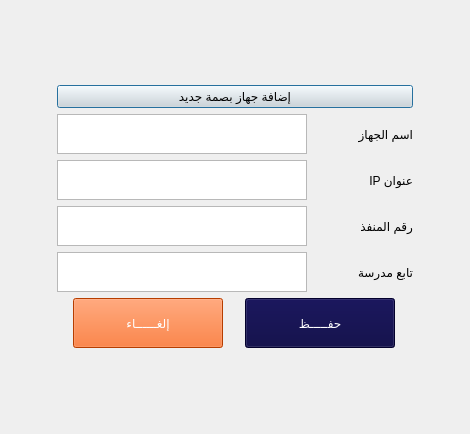
<?xml version="1.0" encoding="UTF-8"?>
<ui version="4.0">
 <class>Dialog</class>
 <widget class="QDialog" name="Dialog">
  <property name="geometry">
   <rect>
    <x>0</x>
    <y>0</y>
    <width>470</width>
    <height>434</height>
   </rect>
  </property>
  <property name="windowTitle">
   <string>Dialog</string>
  </property>
  <layout class="QGridLayout" name="gridLayout">
   <item row="0" column="0">
    <layout class="QVBoxLayout" name="verticalLayout_2">
     <item>
      <widget class="QPushButton" name="pushButton_8">
       <property name="styleSheet">
        <string notr="true">background-color:rgb(223, 221, 220);
color:rgb(0, 0, 0);

font: 18pt &quot;Mohammad Annoktah&quot;;</string>
       </property>
       <property name="text">
        <string>إضافة جهاز بصمة جديد</string>
       </property>
      </widget>
     </item>
     <item>
      <layout class="QVBoxLayout" name="verticalLayout">
       <item>
        <layout class="QHBoxLayout" name="horizontalLayout">
         <item>
          <widget class="QTextEdit" name="txtIPAddress">
           <property name="maximumSize">
            <size>
             <width>250</width>
             <height>40</height>
            </size>
           </property>
           <property name="inputMethodHints">
            <set>Qt::ImhDigitsOnly|Qt::ImhMultiLine|Qt::ImhPreferNumbers</set>
           </property>
          </widget>
         </item>
         <item>
          <widget class="QLabel" name="label_2">
           <property name="maximumSize">
            <size>
             <width>100</width>
             <height>40</height>
            </size>
           </property>
           <property name="styleSheet">
            <string notr="true">font: 10pt &quot;PT Bold Heading&quot;;</string>
           </property>
           <property name="text">
            <string>اسم الجهاز</string>
           </property>
          </widget>
         </item>
        </layout>
       </item>
       <item>
        <layout class="QHBoxLayout" name="horizontalLayout_2">
         <item>
          <widget class="QTextEdit" name="txtPortNumber">
           <property name="maximumSize">
            <size>
             <width>250</width>
             <height>40</height>
            </size>
           </property>
           <property name="inputMethodHints">
            <set>Qt::ImhPreferNumbers</set>
           </property>
          </widget>
         </item>
         <item>
          <widget class="QLabel" name="label_3">
           <property name="maximumSize">
            <size>
             <width>100</width>
             <height>40</height>
            </size>
           </property>
           <property name="styleSheet">
            <string notr="true">font: 10pt &quot;PT Bold Heading&quot;;</string>
           </property>
           <property name="text">
            <string>عنوان IP</string>
           </property>
          </widget>
         </item>
        </layout>
       </item>
       <item>
        <layout class="QHBoxLayout" name="horizontalLayout_3">
         <item>
          <widget class="QTextEdit" name="txtIPAddress_2">
           <property name="maximumSize">
            <size>
             <width>250</width>
             <height>40</height>
            </size>
           </property>
           <property name="inputMethodHints">
            <set>Qt::ImhDigitsOnly|Qt::ImhMultiLine|Qt::ImhPreferNumbers</set>
           </property>
          </widget>
         </item>
         <item>
          <widget class="QLabel" name="label_4">
           <property name="maximumSize">
            <size>
             <width>100</width>
             <height>40</height>
            </size>
           </property>
           <property name="styleSheet">
            <string notr="true">font: 10pt &quot;PT Bold Heading&quot;;</string>
           </property>
           <property name="text">
            <string>رقم المنفذ</string>
           </property>
          </widget>
         </item>
        </layout>
       </item>
       <item>
        <layout class="QHBoxLayout" name="horizontalLayout_4">
         <item>
          <widget class="QTextEdit" name="txtPortNumber_2">
           <property name="maximumSize">
            <size>
             <width>250</width>
             <height>40</height>
            </size>
           </property>
           <property name="inputMethodHints">
            <set>Qt::ImhPreferNumbers</set>
           </property>
          </widget>
         </item>
         <item>
          <widget class="QLabel" name="label_5">
           <property name="maximumSize">
            <size>
             <width>100</width>
             <height>40</height>
            </size>
           </property>
           <property name="styleSheet">
            <string notr="true">font: 10pt &quot;PT Bold Heading&quot;;</string>
           </property>
           <property name="text">
            <string>تابع مدرسة</string>
           </property>
          </widget>
         </item>
        </layout>
       </item>
       <item>
        <layout class="QHBoxLayout" name="horizontalLayout_5">
         <item>
          <widget class="QPushButton" name="btnCancelAddingDevice">
           <property name="maximumSize">
            <size>
             <width>150</width>
             <height>50</height>
            </size>
           </property>
           <property name="styleSheet">
            <string notr="true">background-color:rgb(255, 85, 0);
color:rgb(255, 255, 255);
font: 15pt &quot;PT Bold Heading&quot;;</string>
           </property>
           <property name="text">
            <string>إلغــــــاء</string>
           </property>
          </widget>
         </item>
         <item>
          <widget class="QPushButton" name="btnSaveDevice">
           <property name="maximumSize">
            <size>
             <width>150</width>
             <height>50</height>
            </size>
           </property>
           <property name="styleSheet">
            <string notr="true">background-color:rgb(4, 0, 62);
color:rgb(255, 255, 255);
font: 15pt &quot;PT Bold Heading&quot;;</string>
           </property>
           <property name="text">
            <string>حفـــــظ</string>
           </property>
          </widget>
         </item>
        </layout>
       </item>
      </layout>
     </item>
    </layout>
   </item>
  </layout>
 </widget>
 <resources/>
 <connections/>
</ui>
